Frame 1 (no input): blank canvas, image omitted
Frame 60 (the mouse pressed at the canvas centre just before this capture): blank canvas, image omitted
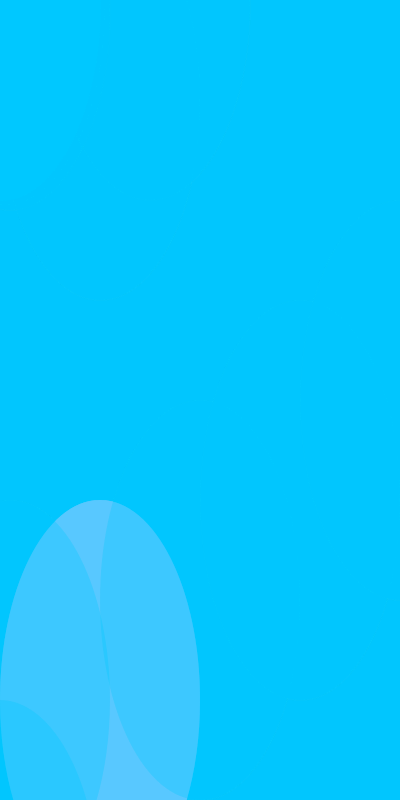
Frame 120 (the mouse held since frame 60 and released just before this capture)

The Processing sketch whose frames 1 and 60 were blank and that drew this single picture after the mouse press (run headless with seeded random() and noise(); from frame 60 on, the mouse is pressed at the canvas centre):

// Processing sketch: processing_13942
// ── processing_13942.pde

void setup() {
  size(400, 800);
  stroke(117, 209, 163, 2);
  background(117, 209, 163);
}

void draw() {
 // background(0, mouseX, mouseY);
  //ellipse(0, 0, mouseX, mouseY);
 //fill(117,209,169);
  
    
 // ellipse(230, 501, mouseX, mouseY);
  //fill(117, 209, 163, 13);
  //random(67);

  
  ellipse(200, 500, 3*mouseX, 6*mouseY);
  fill(89, mouseX, mouseY, 250);
  random(11);
  
   ellipse(100, 700, mouseX, mouseY);
  fill(0, mouseX, mouseY, 78);
  
     ellipse(200, 600, mouseX, mouseY);
  fill(0, mouseX, mouseY, 78);
  
     ellipse(300, 500, mouseX, mouseY);
  fill(0, mouseX, mouseY, 78);
  
     ellipse(400, 400, mouseX, mouseY);
  fill(0, mouseX, mouseY, 78);
  
     ellipse(500, 300, mouseX, mouseY);
  fill(0, mouseX, mouseY, 78);
  
     ellipse(600, 200, mouseX, mouseY);
  fill(0, mouseX, mouseY, 78);
  
     ellipse(700, 100, mouseX, mouseY);
  fill(0, mouseX, mouseY, 78);
  
     ellipse(800, 50, mouseX, mouseY);
  fill(0, mouseX, mouseY, 78);
  
     ellipse(900, 0, mouseX, mouseY);
  fill(0, mouseX, mouseY, 78);
  
     ellipse(0, 900, mouseX, mouseY);
  fill(0, mouseX, mouseY, 78);
  
     ellipse(10, 700, mouseX, mouseY);
  fill(0, mouseX, mouseY, 78);
  
     ellipse(700, 10, mouseX, mouseY);
  fill(0, mouseX, mouseY, 78);
  
     ellipse(100, 100, mouseX, mouseY);
  fill(0, mouseX, mouseY, 5);
  random (90);
  
     ellipse(1000, 1000, mouseX, mouseY);
  fill(0, mouseX, mouseY, 78);
  
   ellipse(150, 0, mouseX, mouseY);
  fill(0, mouseX, mouseY, 250);
  
   ellipse(1, 1, mouseX, mouseY);
  fill(0, mouseX, mouseY, 10);

  ellipse(5, 5, mouseX, mouseY);
  fill(0, mouseX, mouseY, 78);
  
 ellipse(10, 10, mouseX, mouseY);
  fill(0, mouseX, mouseY, 78);



  
}
